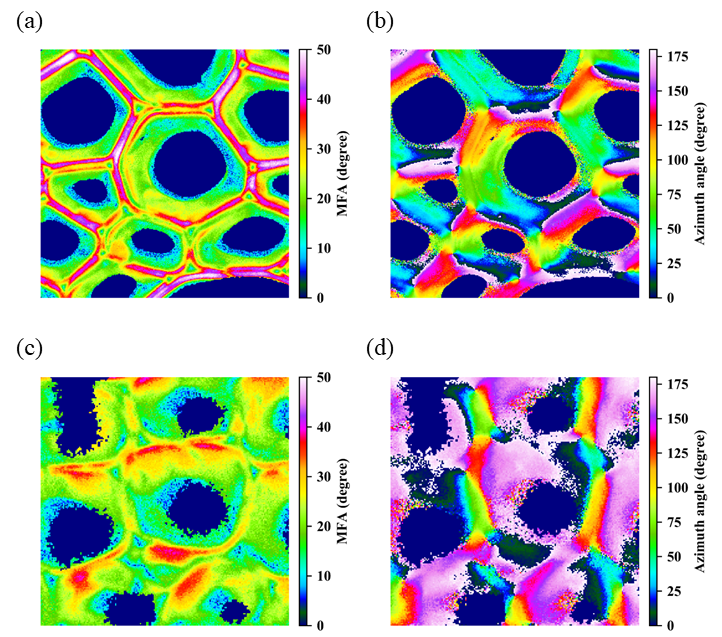
#> input picture Figs/FigS1.PNG, 722 x 637 px
$ python -i Stitcher.py   (imports and definitions only)   (older library calls are emulated)
#> lines starting #> are read from the running program, lines starting #| are printed output that depends on the picture
#!/usr/bin/env python
# coding: utf-8

# In[ ]:


import numpy as np
import cv2
# [1 line not run here, left out]
import matplotlib.pyplot as plt
import imutils
import copy
from skimage.filters import threshold_otsu


# In[1]:


class Stitcher:
    def __init__(self):
        # determine if we are using OpenCV v3.X
        self.isv3 = imutils.is_cv3()


    ##########################################################
    # First part is image stitching based on SIFT technique  #
    #########################################################


    def stitch(self, images, ratio=0.75, reprojThresh=4.0, showMatches=False, overlap=False, ori_size=True):
        # unpack the images, then detect keypoints and extract
        # local invariant descriptors from them
        (imageB, imageA) = images
        (kpsA, featuresA) = self.detectAndDescribe(imageA)
        (kpsB, featuresB) = self.detectAndDescribe(imageB)

		# match features between the two images
        M = self.matchKeypoints(kpsA, kpsB,
            featuresA, featuresB, ratio, reprojThresh)

		# if the match is None, then there aren't enough matched
		# keypoints to create a panorama
        if M is None:
            return None
		# otherwise, apply a perspective warp to stitch the images
		# together
        (matches, H, status) = M


        #define the image size after image sticthing
        #if ori_size==True, size of
        if ori_size==True:
            result = cv2.warpPerspective(imageA, H, (imageA.shape[1], imageA.shape[0]))

            ### delete background
            delete_line = np.where(np.all(result == 0, axis=0))[0]
            delete_line_h = np.where(np.all(result == 0, axis=1))[0]
            delete_line_1 = delete_line[delete_line>imageA.shape[1]]
            delete_line_v = delete_line[delete_line<imageA.shape[1]]
            image_left = result
        else:
            result = cv2.warpPerspective(imageA, H, (imageA.shape[1] + imageB.shape[1], imageA.shape[0]))

            ### delete background
            delete_line = np.where(np.all(result == 0, axis=0))[0]
            delete_line_h = np.where(np.all(result == 0, axis=1))[0]
            delete_line_1 = delete_line[delete_line>imageA.shape[1]]
            delete_line_v = delete_line[delete_line<imageA.shape[1]]
            image_left = np.delete(result, delete_line, axis=1)


        if overlap==True:

            coverred_part = image_left.shape[1]//2 + 1
            image_left[0:imageB.shape[0], 0:coverred_part] = imageB[:, 0:coverred_part]

        print("Size of original image, imageA: "+str(imageA.shape[0])+"*"+str(imageA.shape[1]))
        print("Size of original image, imageB: "+str(imageB.shape[0])+"*"+str(imageB.shape[1]))
        print("After concatenation, image: "+str(image_left.shape[0])+"*"+str(image_left.shape[1]))

		# check to see if the keypoint matches should be visualized
        if showMatches:
            vis = self.drawMatches(imageA, imageB, kpsA, kpsB, matches, status)

			# return a tuple of the stitched image and the
			# visualization
            return (image_left, vis), delete_line_h, delete_line_v, H

		# return the stitched image
        return image_left,  delete_line_h, delete_line_v, H


    ### Detecting features by SIFT
    # [490 lines left out: functions detectAndDescribe, matchKeypoints, drawMatches, POC_reference_criterion, image_dimension_adj, image_dimension_adj_3D and 1 more, not called in this run]


>>> import cv2
>>> picture = cv2.imread('../../../Figs/FigS1.PNG', cv2.IMREAD_GRAYSCALE)
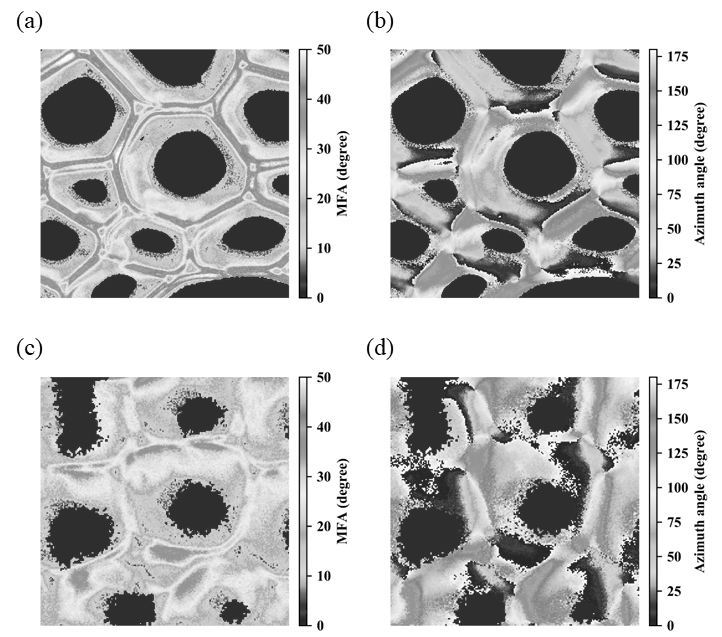
#> picture: shape (637, 722); min 0, max 255, mean 192.2
>>> result = Stitcher().stitch(picture)
#> (the run stopped early here; a loop or call above may not have finished)

$ run again, on Figs/FigS2.PNG
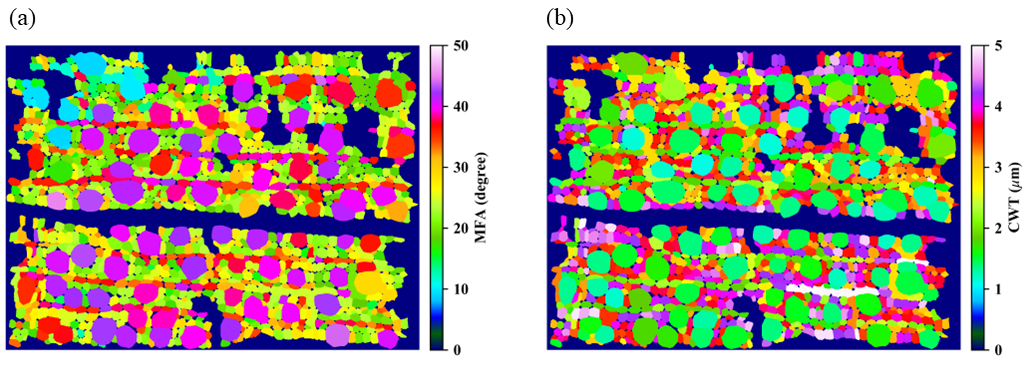
#> input picture Figs/FigS2.PNG, 1031 x 371 px
#> `picture = cv2.imread('../../../Figs/FigS1.PNG', cv2.IMREAD_GRAYSCALE)`:
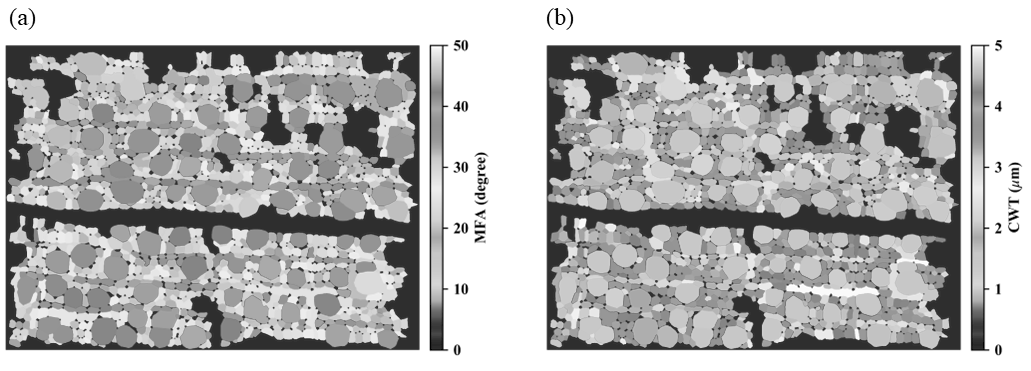
#> picture: shape (371, 1031); min 0, max 255, mean 180.4

$ run again, on Figs/FigS3.PNG
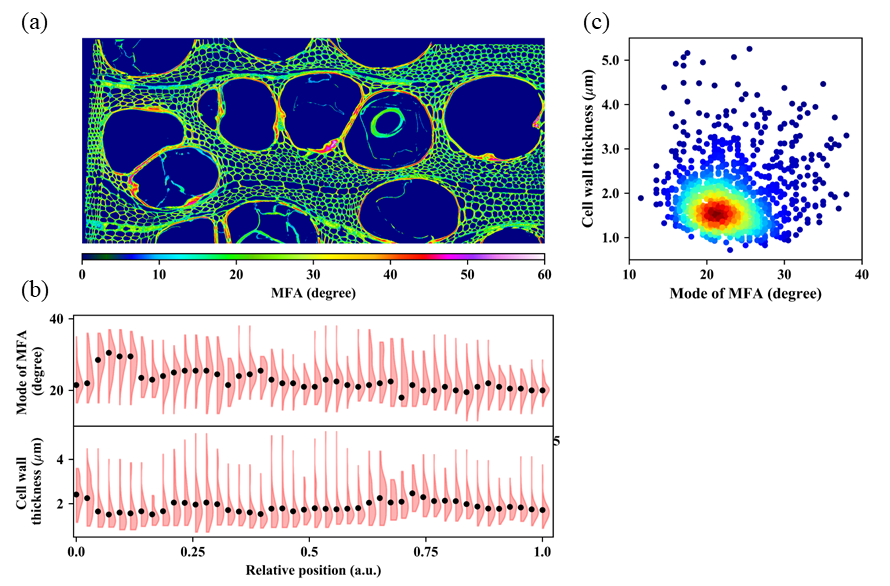
#> input picture Figs/FigS3.PNG, 890 x 586 px
#> `picture = cv2.imread('../../../Figs/FigS1.PNG', cv2.IMREAD_GRAYSCALE)`:
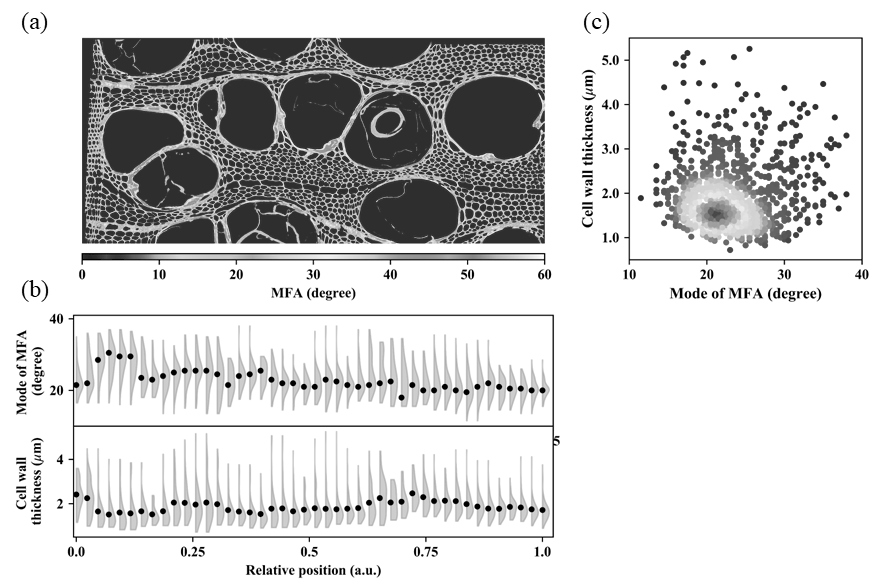
#> picture: shape (586, 890); min 0, max 255, mean 212
